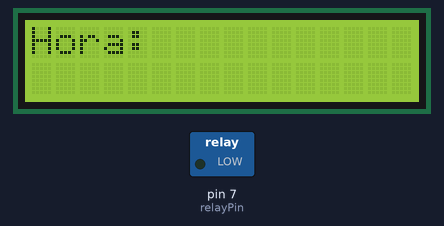
A sketch run on a simulated Arduino Uno, built with avr-gcc and run on an emulated ATmega328P. On the bench: 16×2 character LCD, switched loads named in the sketch (green lamp = pin HIGH).

Above: at 0.1 s.
At 9.1 s:
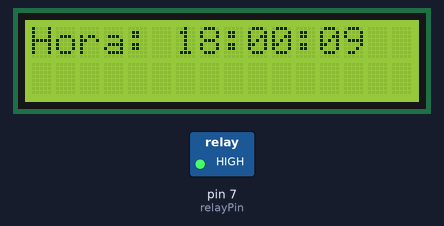
At 19.1 s:
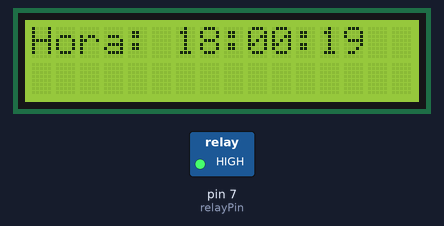
At 39.1 s:
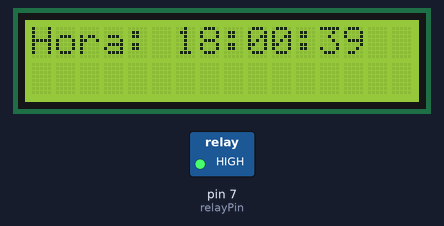
Timing chart, 0 to 40.0 s (numbered marks = the images above):
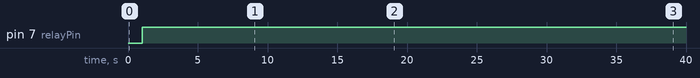

The sketch:

automa_o_de_ar_condiconado.ino
```cpp
#include <Wire.h>
#include <Adafruit_LiquidCrystal.h>

// Configuração do LCD I2C com a biblioteca Adafruit_LiquidCrystal
Adafruit_LiquidCrystal lcd_1(0);

const int relayPin = 7;  // Pino do relé
const int ledPin = 13;   // Pino do LED

unsigned long previousMillis = 0;
const long interval = 1000; // Intervalo de 1 segundo

int hours = 18;  // Hora inicial
int minutes = 0; // Minuto inicial
int seconds = 0; // Segundo inicial

int onHour = 18;  // Hora para ligar
int offHour = 18; // Hora para desligar

void setup() {
    // Inicializa o LCD
    lcd_1.begin(16, 2);
    lcd_1.setBacklight(1);  // Liga o backlight do LCD
    lcd_1.setCursor(0, 0);
    lcd_1.print("Hora: ");

    // Configura os pinos de saída
    pinMode(relayPin, OUTPUT);


    // Inicialmente, desliga o relé e o LED
    digitalWrite(relayPin, LOW);
    digitalWrite(ledPin, LOW);
}

void loop() {
    unsigned long currentMillis = millis();

    // Atualiza o tempo a cada segundo
    if (currentMillis - previousMillis >= interval) {
        previousMillis = currentMillis;
        seconds++;

        if (seconds >= 60) {
            seconds = 0;
            minutes++;
        }

        if (minutes >= 60) {
            minutes = 0;
            hours++;
        }

        if (hours >= 24) {
            hours = 0;
        }

        // Exibe a hora no LCD
        lcd_1.setCursor(6, 0);
        if (hours < 10) lcd_1.print("0");
        lcd_1.print(hours);
        lcd_1.print(":");
        if (minutes < 10) lcd_1.print("0");
        lcd_1.print(minutes);
        lcd_1.print(":");
        if (seconds < 10) lcd_1.print("0");
        lcd_1.print(seconds);

        // Liga ou desliga o ar condicionado
        if (hours == onHour && minutes < 1) {
            digitalWrite(relayPin, HIGH);  // Liga o relé (simulando o ar condicionado ligado)
            digitalWrite(ledPin, HIGH);    // Liga o LED
        } else if (hours == offHour && minutes >= 1) {
            digitalWrite(relayPin, LOW);   // Desliga o relé
            digitalWrite(ledPin, LOW);     // Desliga o LED
        }
    }
}
```

Measured:
- by itself, pin 7 (relayPin): LOW → HIGH at 1.0 s
- what the display in image 1 shows lasts 1.0 s, from 9.0 s to 10.0 s
